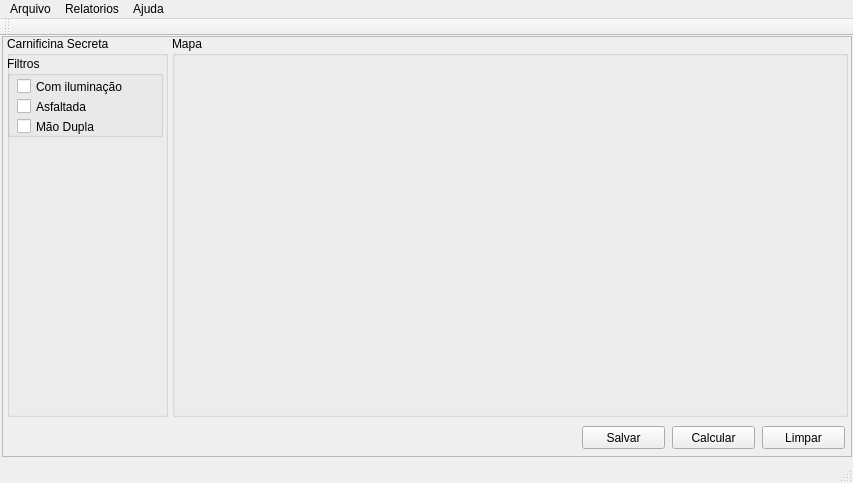
<?xml version="1.0" encoding="UTF-8"?>
<ui version="4.0">
 <class>MainWindow</class>
 <widget class="QMainWindow" name="MainWindow">
  <property name="geometry">
   <rect>
    <x>0</x>
    <y>0</y>
    <width>853</width>
    <height>483</height>
   </rect>
  </property>
  <property name="windowTitle">
   <string>MainWindow</string>
  </property>
  <widget class="QWidget" name="centralWidget">
   <widget class="QFrame" name="frame">
    <property name="geometry">
     <rect>
      <x>2</x>
      <y>0</y>
      <width>850</width>
      <height>421</height>
     </rect>
    </property>
    <property name="frameShape">
     <enum>QFrame::StyledPanel</enum>
    </property>
    <property name="frameShadow">
     <enum>QFrame::Raised</enum>
    </property>
    <widget class="QGroupBox" name="groupBox">
     <property name="geometry">
      <rect>
       <x>5</x>
       <y>0</y>
       <width>161</width>
       <height>381</height>
      </rect>
     </property>
     <property name="title">
      <string>Carnificina Secreta</string>
     </property>
     <widget class="QGroupBox" name="groupBox_3">
      <property name="geometry">
       <rect>
        <x>0</x>
        <y>20</y>
        <width>156</width>
        <height>81</height>
       </rect>
      </property>
      <property name="title">
       <string>Filtros</string>
      </property>
      <widget class="QCheckBox" name="chkbox_iluminacao">
       <property name="geometry">
        <rect>
         <x>10</x>
         <y>20</y>
         <width>141</width>
         <height>21</height>
        </rect>
       </property>
       <property name="text">
        <string>Com iluminação</string>
       </property>
      </widget>
      <widget class="QCheckBox" name="chkbox_asfaltada">
       <property name="geometry">
        <rect>
         <x>10</x>
         <y>40</y>
         <width>90</width>
         <height>21</height>
        </rect>
       </property>
       <property name="text">
        <string>Asfaltada</string>
       </property>
      </widget>
      <widget class="QCheckBox" name="chkbox_maodupla">
       <property name="geometry">
        <rect>
         <x>10</x>
         <y>60</y>
         <width>121</width>
         <height>21</height>
        </rect>
       </property>
       <property name="text">
        <string>Mão Dupla</string>
       </property>
      </widget>
     </widget>
    </widget>
    <widget class="QGroupBox" name="groupBox_2">
     <property name="geometry">
      <rect>
       <x>170</x>
       <y>0</y>
       <width>676</width>
       <height>381</height>
      </rect>
     </property>
     <property name="title">
      <string>Mapa</string>
     </property>
     <widget class="QWidget" name="widget" native="true">
      <property name="geometry">
       <rect>
        <x>0</x>
        <y>20</y>
        <width>671</width>
        <height>361</height>
       </rect>
      </property>
     </widget>
    </widget>
    <widget class="QPushButton" name="btn_limpar">
     <property name="geometry">
      <rect>
       <x>760</x>
       <y>390</y>
       <width>83</width>
       <height>23</height>
      </rect>
     </property>
     <property name="text">
      <string>Limpar</string>
     </property>
    </widget>
    <widget class="QPushButton" name="btn_calcular">
     <property name="geometry">
      <rect>
       <x>670</x>
       <y>390</y>
       <width>83</width>
       <height>23</height>
      </rect>
     </property>
     <property name="text">
      <string>Calcular</string>
     </property>
    </widget>
    <widget class="QPushButton" name="btn_salvar">
     <property name="geometry">
      <rect>
       <x>580</x>
       <y>390</y>
       <width>83</width>
       <height>23</height>
      </rect>
     </property>
     <property name="text">
      <string>Salvar</string>
     </property>
    </widget>
   </widget>
  </widget>
  <widget class="QMenuBar" name="menuBar">
   <property name="geometry">
    <rect>
     <x>0</x>
     <y>0</y>
     <width>853</width>
     <height>20</height>
    </rect>
   </property>
   <widget class="QMenu" name="menuArquivo">
    <property name="title">
     <string>Arquivo</string>
    </property>
    <addaction name="actionSair"/>
   </widget>
   <widget class="QMenu" name="menuRelatorios">
    <property name="title">
     <string>Relatorios</string>
    </property>
   </widget>
   <widget class="QMenu" name="menuAjuda">
    <property name="title">
     <string>Ajuda</string>
    </property>
    <addaction name="actionAbout"/>
   </widget>
   <addaction name="menuArquivo"/>
   <addaction name="menuRelatorios"/>
   <addaction name="menuAjuda"/>
  </widget>
  <widget class="QToolBar" name="mainToolBar">
   <attribute name="toolBarArea">
    <enum>TopToolBarArea</enum>
   </attribute>
   <attribute name="toolBarBreak">
    <bool>false</bool>
   </attribute>
  </widget>
  <widget class="QStatusBar" name="statusBar"/>
  <action name="actionSair">
   <property name="text">
    <string>Sair</string>
   </property>
  </action>
  <action name="actionAbout">
   <property name="text">
    <string>About</string>
   </property>
  </action>
 </widget>
 <layoutdefault spacing="6" margin="11"/>
 <resources/>
 <connections/>
</ui>
